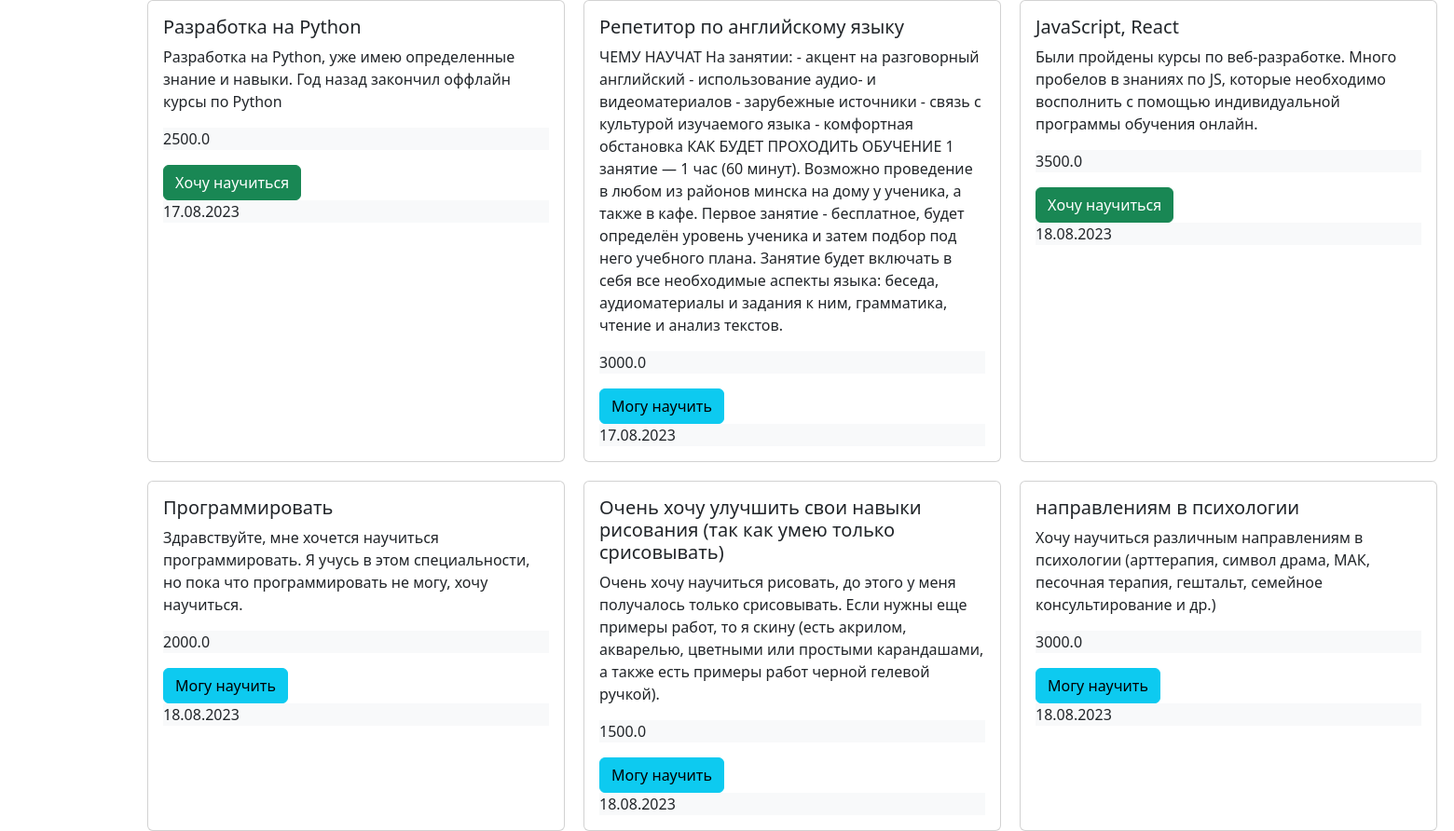
The page /ads on the database its author committed.
### ads/models.py (models this page shows, shortened)
class Ads(models.Model):
    LEARN = "Хочу научиться"
    TEACH = "Могу научить"
    TYPE_OF_ADS = [
        (LEARN, "Хочу научиться"),
        (TEACH, "Могу научить")
    ]
    subcategory = models.ForeignKey(Subcategory, on_delete=models.CASCADE, null=True, blank=True,related_name='ads')
    title = models.CharField(max_length=150)
    description = models.TextField()
    price = models.FloatField()
    owner = models.ForeignKey(User, on_delete=models.CASCADE,related_name='ads',null=True,blank=True)
    type = models.CharField(max_length=100, choices=TYPE_OF_ADS, default=LEARN)
    created_at = models.DateTimeField(auto_now_add=True)
    updated_at = models.DateTimeField(auto_now=True)
    class Meta:
        verbose_name = "Ads"
        verbose_name_plural = "Ads"

### ads/views.py (the view)
# urls.py: path("", ads_list)
def ads_list(request):
    all_ads = Ads.objects.all()
    context={
        "all_ads":all_ads
    }
    return render(request, 'index.html', context=context)

### ads/templates/index.html (shortened to what this page needs)
<!DOCTYPE html>
<html lang="en">
  <head>
    <link
      href="https://cdn.jsdelivr.net/npm/bootstrap@5.3.1/dist/css/bootstrap.min.css"
      rel="stylesheet"
    />
  </head>
  <body>
    <div style="display: flex; gap: 20px;flex-wrap: wrap;justify-content: center; width: 1700px;">
      {% for ads in all_ads %}
      <div class="card" style="width: 28rem">
        <div class="card-body">
          <h5 class="card-title">{{ ads.title }}</h5>
          <p class="card-text">{{ ads.description }}</p>
          <p class="card-text bg-body-tertiary" style="transform: rotate(0)">
            {{ ads.price }}
          </p>
          {% if ads.type == "Хочу научиться" %}
          <button type="button" class="btn btn-success">{{ads.type}}</button>
          {% else %}
          <button type="button" class="btn btn-info">{{ads.type}}</button>
          {% endif %}
          <p class="card-text bg-body-tertiary" style="transform: rotate(0)">
            {{ads.created_at|date:"d.m.Y"}}
          </p>
        </div>
      </div>
      {% endfor %}
    </div>
  </body>
</html>

### rows shown on the page
Ads: title "Разработка на Python", description "Разработка на Python, уже имею определенные знание и навыки. Год назад закончил оффлайн курсы по Python", price "2500.0", type "Хочу научиться", created_at "17.08.2023"
Ads: title "Репетитор по английскому языку", description "ЧЕМУ НАУЧАТ На занятии: - акцент на разговорный английский - использование аудио- и видеоматериалов - зарубежные источники - связь с культурой изучаемого языка - комфортная обстановка КАК БУДЕТ ПРОХОДИТЬ ОБУЧЕНИЕ 1 занятие — 1 час (60 минут). Возможно проведение в любом из районов минска на дому у ученика, а также в кафе. Первое занятие - бесплатное, будет определён уровень ученика и затем подбор под него учебного плана. Занятие будет включать в себя все необходимые аспекты языка: беседа, аудиоматериалы и задания к ним, грамматика, чтение и анализ текстов.", price "3000.0", type "Могу научить", created_at "17.08.2023"
Ads: title "JavaScript, React", description "Были пройдены курсы по веб-разработке. Много пробелов в знаниях по JS, которые необходимо восполнить с помощью индивидуальной программы обучения онлайн.", price "3500.0", type "Хочу научиться", created_at "18.08.2023"
Ads: title "Программировать", description "Здравствуйте, мне хочется научиться программировать. Я учусь в этом специальности, но пока что программировать не могу, хочу научиться.", price "2000.0", type "Могу научить", created_at "18.08.2023"
Ads: title "Очень хочу улучшить свои навыки рисования (так как умею только срисовывать)", description "Очень хочу научиться рисовать, до этого у меня получалось только срисовывать. Если нужны еще примеры работ, то я скину (есть акрилом, акварелью, цветными или простыми карандашами, а также есть примеры работ черной гелевой ручкой).", price "1500.0", type "Могу научить", created_at "18.08.2023"
Ads: title "направлениям в психологии", description "Хочу научиться различным направлениям в психологии (арттерапия, символ драма, МАК, песочная терапия, гештальт, семейное консультирование и др.)", price "3000.0", type "Могу научить", created_at "18.08.2023"
